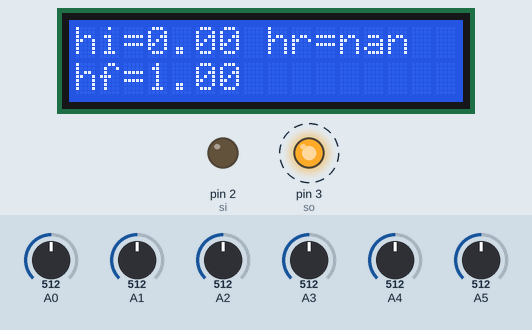
This sketch was run on a simulated Arduino Uno, built with avr-gcc and run on an emulated ATmega328P. Shown: 16×2 character LCD, output pins drawn as LEDs (lit = HIGH). Dashed ring = blinking. The inputs (shaded band) are chosen by the test bench; at power-on: A0 = 512, A1 = 512, A2 = 512, A3 = 512, A4 = 512, A5 = 512.

Above: at 0.81 s.
1.3 s: A0 set to 716
At 2.02 s:
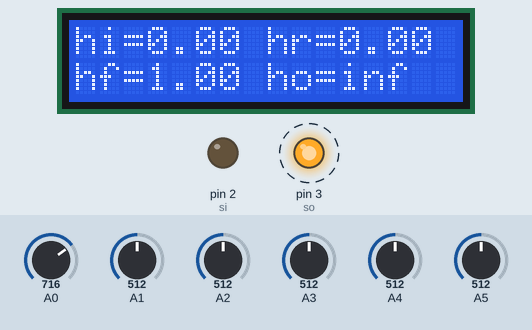
3.9 s: A1 set to 716
At 4.44 s:
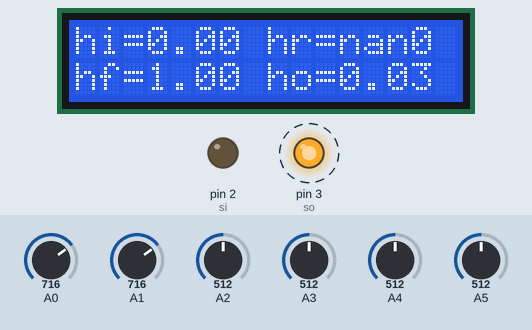
5.7 s: A2 set to 716
At 6.25 s:
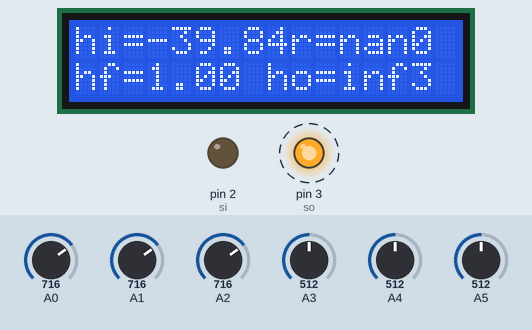
8.5 s: A3 set to 30
At 8.66 s:
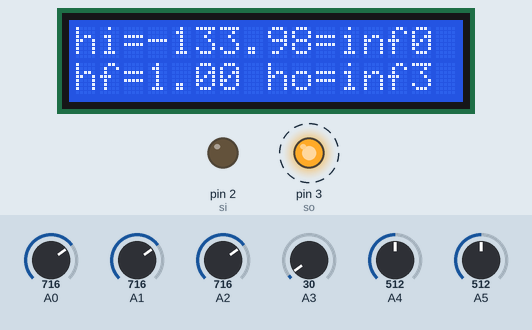
11.8 s: A4 set to 30
At 12.28 s:
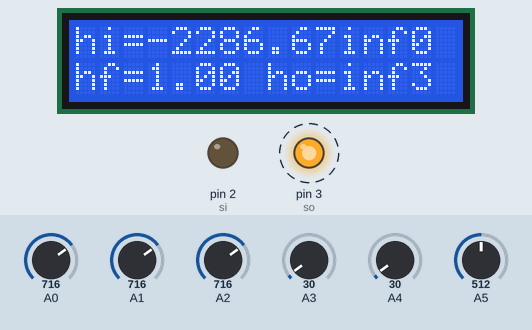
15.1 s: A0 set to 992
At 15.91 s:
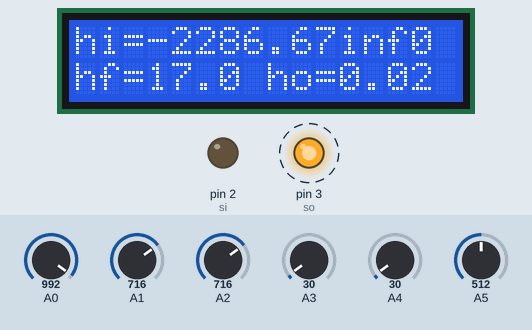
Timing chart, 0 to 19.4 s (numbered marks = the images above; inputs shaded):
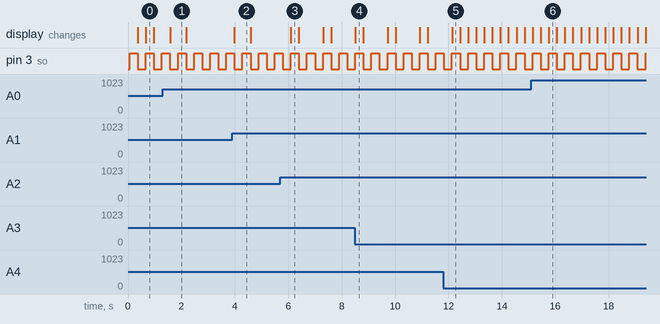

Measured:
- after the input at 1.3 s, the display: changes after 0.27 s (image 1)
- after the input at 3.9 s, the display: changes after 0.09 s (image 2)
- after the input at 5.7 s, the display: changes after 0.40 s (image 3)
- after the input at 8.5 s, the display: changes at once (image 4)
- after the input at 11.8 s, the display: changes after 0.34 s (image 5)
- after the input at 15.1 s, the display: first differs from a run without the input after 0.36 s (image 6 shows a later state)
- by itself, pin 3 (so): alternates HIGH for 0.30 s and LOW for 0.30 s

The sketch:

hybrid_params.ino
```cpp
#include <LiquidCrystal.h>
const int si = 2, so = 3;
float h11, h12, h21, h22, vi, vo, ii, io;
float vi1, vi2, vo1, vo2;
float R = 100;
LiquidCrystal lcd(8, 9, 4, 5, 6, 7);
void setup() {
  pinMode(si, OUTPUT);
  pinMode(so, OUTPUT);
  lcd.begin(16, 2);
}
float VoltageDtoA(int x) {
float voltage;
voltage = x *  (5.0  / 1024);
return voltage;
}
float CurrentDtoA(int y) {
float current;
current = y *  (5.0  / (R * 1024));
return current;
}

void loop() {
  digitalWrite(so, HIGH);
  digitalWrite(si, LOW);
  vi1 = analogRead(A3);
  vi2 = analogRead(A2);
  ii = analogRead(A4);
  const float h11 = (VoltageDtoA(vi1) - VoltageDtoA(vi2)) /  CurrentDtoA(ii);
  lcd.setCursor(0, 0);
  lcd.print("hi=");lcd.print(h11);
  delay(300);

  digitalWrite(so, LOW);
  digitalWrite(si, LOW);
  vo1 = analogRead(A0);
  vo2 = analogRead(A1);
  vi1 = analogRead(A2);
  vi2 = analogRead(A3);
  h12 = (VoltageDtoA(vi2) - VoltageDtoA(vi1)) / (VoltageDtoA(vo2) - VoltageDtoA(vo1));
  lcd.setCursor(7, 0);
  lcd.print(" hr=");lcd.print(h12);
  delay(300);

  digitalWrite(so, HIGH);
  digitalWrite(si, LOW);
  ii = analogRead(A4);
  io = analogRead(A5);
  const float h21 = CurrentDtoA(io) /  CurrentDtoA(ii);
  lcd.setCursor(0, 1);
  lcd.print("hf=");lcd.print(h21);
  delay(300);

  digitalWrite(so, LOW);
  digitalWrite(si, LOW);
  vo1 = analogRead(A0);
  vo2 = analogRead(A1);
  io = analogRead(A5);
  const float h22 = CurrentDtoA(io)/( VoltageDtoA(vo1)-VoltageDtoA(vo2)) ;
  lcd.setCursor(7, 1);
  lcd.print(" ho=");lcd.print(h22);
  delay(300);
}
```
